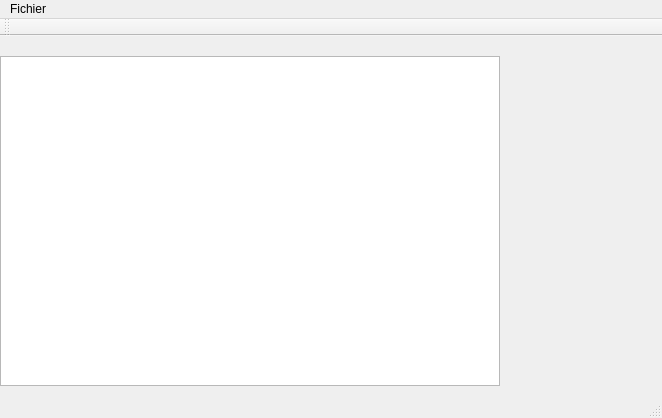
<?xml version="1.0" encoding="UTF-8"?>
<ui version="4.0">
 <class>MainWindow</class>
 <widget class="QMainWindow" name="MainWindow">
  <property name="geometry">
   <rect>
    <x>0</x>
    <y>0</y>
    <width>662</width>
    <height>418</height>
   </rect>
  </property>
  <property name="windowTitle">
   <string>MainWindow</string>
  </property>
  <widget class="QWidget" name="centralWidget">
   <widget class="QGraphicsView" name="graphicsView">
    <property name="geometry">
     <rect>
      <x>0</x>
      <y>20</y>
      <width>500</width>
      <height>330</height>
     </rect>
    </property>
   </widget>
   <widget class="QLabel" name="msgLabel">
    <property name="geometry">
     <rect>
      <x>10</x>
      <y>370</y>
      <width>46</width>
      <height>13</height>
     </rect>
    </property>
    <property name="text">
     <string>TextLabel</string>
    </property>
   </widget>
   <widget class="QLabel" name="msgLabel_2">
    <property name="geometry">
     <rect>
      <x>20</x>
      <y>370</y>
      <width>46</width>
      <height>13</height>
     </rect>
    </property>
    <property name="text">
     <string>TextLabel</string>
    </property>
   </widget>
  </widget>
  <widget class="QMenuBar" name="menuBar">
   <property name="geometry">
    <rect>
     <x>0</x>
     <y>0</y>
     <width>662</width>
     <height>21</height>
    </rect>
   </property>
   <widget class="QMenu" name="menuFichier">
    <property name="title">
     <string>Fichier</string>
    </property>
    <addaction name="actionOuvrirVideo"/>
   </widget>
   <addaction name="menuFichier"/>
  </widget>
  <widget class="QToolBar" name="mainToolBar">
   <attribute name="toolBarArea">
    <enum>TopToolBarArea</enum>
   </attribute>
   <attribute name="toolBarBreak">
    <bool>false</bool>
   </attribute>
  </widget>
  <widget class="QStatusBar" name="statusBar"/>
  <action name="actionOuvrirVideo">
   <property name="text">
    <string>Ouvrir vidéo</string>
   </property>
  </action>
 </widget>
 <layoutdefault spacing="6" margin="11"/>
 <resources/>
 <connections/>
</ui>
